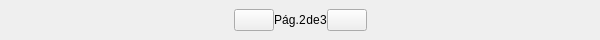
<?xml version="1.0" encoding="UTF-8"?>
<ui version="4.0">
 <class>VerticalPagerHandler</class>
 <widget class="QWidget" name="VerticalPagerHandler">
  <property name="geometry">
   <rect>
    <x>0</x>
    <y>0</y>
    <width>600</width>
    <height>40</height>
   </rect>
  </property>
  <property name="windowTitle">
   <string>Form</string>
  </property>
  <property name="styleSheet">
   <string notr="true"/>
  </property>
  <layout class="QHBoxLayout" name="horizontalLayout">
   <property name="spacing">
    <number>0</number>
   </property>
   <property name="margin">
    <number>0</number>
   </property>
   <item>
    <spacer name="horizontalSpacer">
     <property name="orientation">
      <enum>Qt::Horizontal</enum>
     </property>
     <property name="sizeHint" stdset="0">
      <size>
       <width>40</width>
       <height>20</height>
      </size>
     </property>
    </spacer>
   </item>
   <item>
    <widget class="QPushButton" name="upPageBtn">
     <property name="text">
      <string/>
     </property>
    </widget>
   </item>
   <item>
    <widget class="QLabel" name="pagTextLbl">
     <property name="text">
      <string>Pág.</string>
     </property>
     <property name="alignment">
      <set>Qt::AlignCenter</set>
     </property>
     <property name="indent">
      <number>0</number>
     </property>
    </widget>
   </item>
   <item>
    <widget class="QLabel" name="currentPageLbl">
     <property name="text">
      <string>2</string>
     </property>
     <property name="alignment">
      <set>Qt::AlignCenter</set>
     </property>
     <property name="indent">
      <number>0</number>
     </property>
    </widget>
   </item>
   <item>
    <widget class="QLabel" name="ofTextLbl">
     <property name="text">
      <string>de</string>
     </property>
     <property name="alignment">
      <set>Qt::AlignCenter</set>
     </property>
     <property name="indent">
      <number>0</number>
     </property>
    </widget>
   </item>
   <item>
    <widget class="QLabel" name="totalPagesLbl">
     <property name="text">
      <string>3</string>
     </property>
     <property name="alignment">
      <set>Qt::AlignCenter</set>
     </property>
     <property name="indent">
      <number>0</number>
     </property>
    </widget>
   </item>
   <item>
    <widget class="QPushButton" name="downPageBtn">
     <property name="text">
      <string/>
     </property>
    </widget>
   </item>
   <item>
    <spacer name="horizontalSpacer_2">
     <property name="orientation">
      <enum>Qt::Horizontal</enum>
     </property>
     <property name="sizeHint" stdset="0">
      <size>
       <width>40</width>
       <height>20</height>
      </size>
     </property>
    </spacer>
   </item>
  </layout>
 </widget>
 <resources>
  <include location="../Ui800.qrc"/>
 </resources>
 <connections/>
</ui>
